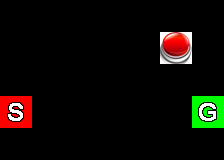

Tiled map render using the project's own tile images. Description and the whole map definition, tile-layer contents included, below:
An orthogonal 7x5 tile map with 32x32 px tiles, 1 tile layer (Tile Layer 1).

<map version="1.0" orientation="orthogonal" width="7" height="5" tilewidth="32" tileheight="32">
 <tileset firstgid="1" name="ReplicaTileset" tilewidth="32" tileheight="32">
  <image source="ReplicaTileset.png" width="320" height="32" />
 </tileset>
 <layer name="Tile Layer 1" width="7" height="5">
  <data>
   <tile gid="1" />
   <tile gid="1" />
   <tile gid="1" />
   <tile gid="1" />
   <tile gid="1" />
   <tile gid="1" />
   <tile gid="1" />
   <tile gid="1" />
   <tile gid="0" />
   <tile gid="0" />
   <tile gid="0" />
   <tile gid="0" />
   <tile gid="4" />
   <tile gid="1" />
   <tile gid="1" />
   <tile gid="0" />
   <tile gid="1" />
   <tile gid="1" />
   <tile gid="1" />
   <tile gid="1" />
   <tile gid="1" />
   <tile gid="2" />
   <tile gid="0" />
   <tile gid="0" />
   <tile gid="0" />
   <tile gid="0" />
   <tile gid="0" />
   <tile gid="3" />
   <tile gid="1" />
   <tile gid="1" />
   <tile gid="1" />
   <tile gid="1" />
   <tile gid="1" />
   <tile gid="1" />
   <tile gid="1" />
  </data>
 </layer>
</map>
